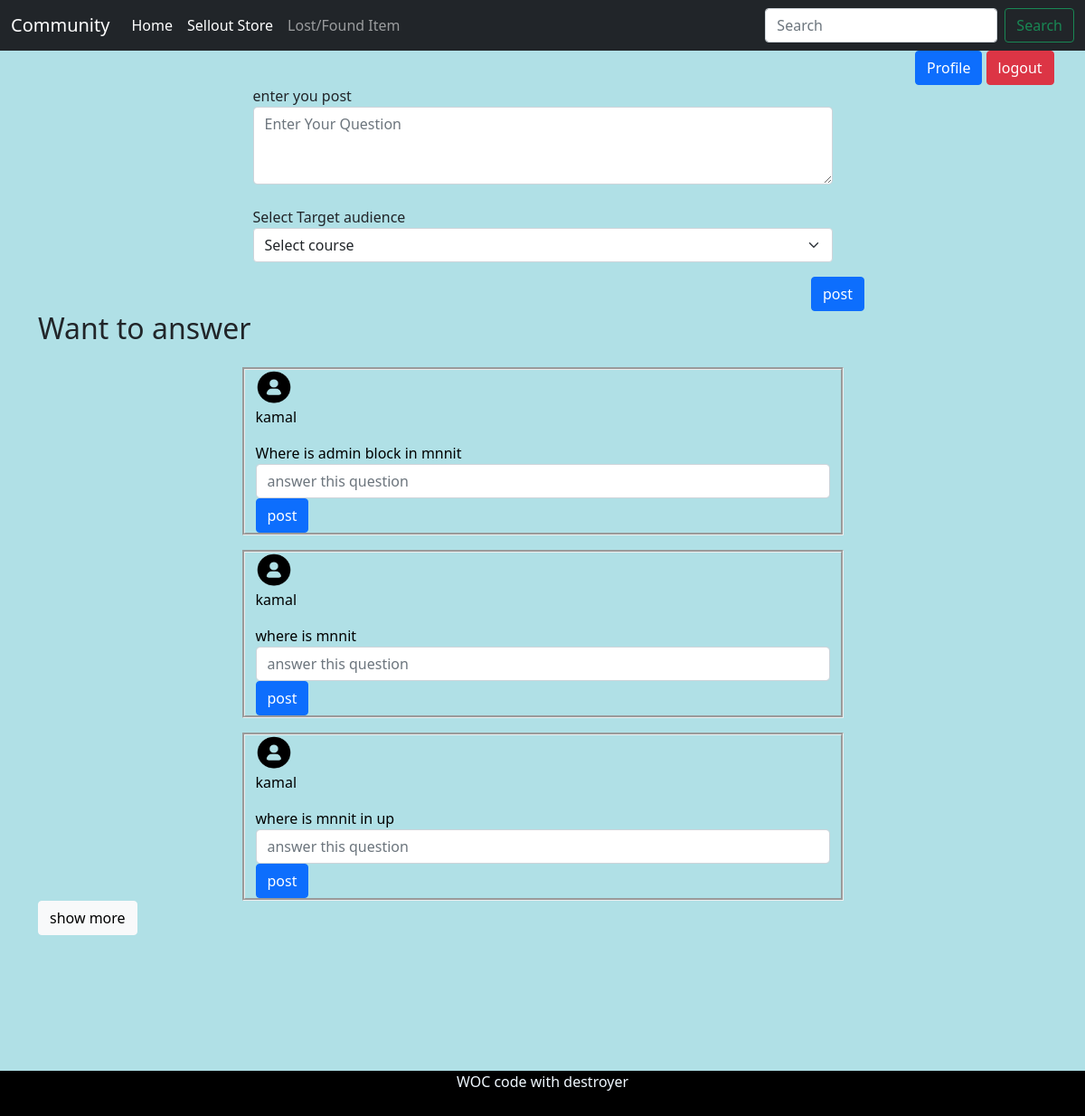
Screenshot of /community (signed in) with the database file from the repository.
### register/models.py (models this page shows)
class Signup(models.Model):  # Model class from models module is inherited in class Question.
    name = models.CharField(max_length=20, verbose_name="Name")
    GENDER = (
        ('Male', 'Male'),
        ('Female', 'Female'),
        ('Other', 'Other'),
    )
    gender = models.CharField(max_length=10,verbose_name="Gender",choices=GENDER)
    student_id = models.CharField(max_length=10, verbose_name="College Registration ID", unique=True) #college id hi dalegi
    email = models.EmailField(max_length=100, verbose_name='College Email ID')
    COURSE = (
        ('BTech', 'BTech'),
        ('MTech', 'MTech'),
        ('MCA', 'MCA'),
        ('MSc', 'MSc'),
        ('MBA', 'MBA'),
        ('Ph.D', 'Ph.D'),
    )
    course = models.CharField(max_length=20, verbose_name='Course Name',choices=COURSE)
    password = models.CharField(max_length=100, verbose_name='Password')
    dob = models.DateField(max_length=10, verbose_name='Date Of Birth')
    photo = models.ImageField(upload_to='profile/images/',verbose_name='Photo',null=True,blank=True)
    mobile_number = models.IntegerField(verbose_name='mobile number')
    def __str__(self):  # A method is declared so that in admin panel Text of Question is displayed.
        return self.student_id

### community/models.py (models this page shows)
class CommunityQuestion(models.Model):
    student_id = models.ForeignKey(Signup, on_delete=models.CASCADE, null=True)
    question_id = models.AutoField(primary_key=True,)
    question_description = models.TextField(null=True)
    publishing_date = models.DateField()
    stu_department = models.CharField(max_length=255, default='0000000',null=True)
    stu_name = models.CharField(max_length=255,null=True,default="mnnit")

### community/views.py (the view, shortened to what this page needs)
# urls.py: path("community", views.community, name='community'),
def community(request):
    if not request.session.has_key('user_id_session_login'):
        return redirect('login')
    my_obj_list = []
    if request.method == "POST" and request.POST.get('showmore'):
        a = int(request.POST.get('showmore'))
        a = int(a + 5)
        data = CommunityQuestion.objects.all()[:a]
        for x in data:
            name = Signup.objects.get(student_id=x.student_id)
            obj = Com(x.student_id, name.name, x.question_id, x.question_description)
            my_obj_list.append(obj)
        for x in my_obj_list:
            print(x.stu_name)
    else:
        a = 5;
        data = CommunityQuestion.objects.all()[:a]
        for x in data:
            name = Signup.objects.get(student_id=x.student_id)
            obj = Com(x.student_id, name.name, x.question_id, x.question_description)
            my_obj_list.append(obj)
        for x in my_obj_list:
            print(x.stu_name)
    context = {
        "student_question": my_obj_list,
        "a": a,
    }
    return render(request, 'community.html', context)

### templates/community.html (shortened to what this page needs)
{% extends 'navbar.html' %}
{% load static %}
{% block head%}
    <link rel="stylesheet" type="text/css" href="{% static 'style.css' %} ">
{% endblock %}
{% block body %}
    <div class="container">
        <form method="POST">
            <div class="row " >
                <div class="form-group col-md-7 m-auto">
                    <label>enter you post</label>
                    <textarea class="form-control" name="Question" rows="3" placeholder="Enter Your Question" required></textarea>
                </div>
                <div class="form-group col-md-7 m-auto  mt-4">
                    <label>Select Target audience</label>
                            <select required class="form-select" name="option" aria-label="Select Course">
                              <option value="">Select course</option>
                            </select>
                </div>
            </div>
                <div class="row">
                <div class="col-2 offset-9">
                    <button type="submit" name="post_question" value="question" class="btn btn-primary mt-3">post</button>
                </div>
            </div>
        </form>
    </div>
    <div class="container" style="margin-bottom: 200px">
        {% if student_question %}
        <label><h2>Want to answer</h2></label>
        {% endif %}
        {% for x in student_question %}
        <div class="row ">
                <div class="col-md-7 m-auto mt-3 groove">
                    <form method="get">
                        <div class="row">
                            <div class="col-1">
                                <img src="{% static 'profile.png' %} " style="width: 40px;height: 40px;">
                            </div>
                            <a href="profile?pid={{ x.student_id }}" style="text-decoration: none; color: black"><p>{{ x.stu_name }}</p></a>
                        </div>
                        <div class="form-group">
                            <a href="communityanswer?key={{ x.question_id }}" style="text-decoration: none; color:black" value="{{ x.question_id }}" >{{ x.question_description }}</a>
                        </div>
                        <div class="form-group">
                            <input type="text" class="form-control" name="answer" id="answer"placeholder="answer this question" required>
                        </div>
                        <div class="col-1">
                            <a href="community?QID={{ x.question_id }}"><button class="btn btn-primary" name="subque" value="{{ x.question_id }}">post</button></a>
                        </div>
                    </form>
                </div>
           </div>
        {% endfor %}
        {% if student_question %}
        <form method="post">
        <button name="showmore" value="{{ a }}" class="btn btn-light">show more</button>
        </form>
        {% endif %}
    </div>
{% endblock %}

### static/style.css (style rules this page uses)
.container .groove { border-style: groove; }

### rows the page displays
Signup: stu_name "kamal" "kamal" "kamal"
CommunityQuestion: question_description "Where is admin block in mnnit"
CommunityQuestion: question_description "where is mnnit"
CommunityQuestion: question_description "where is mnnit in up"
